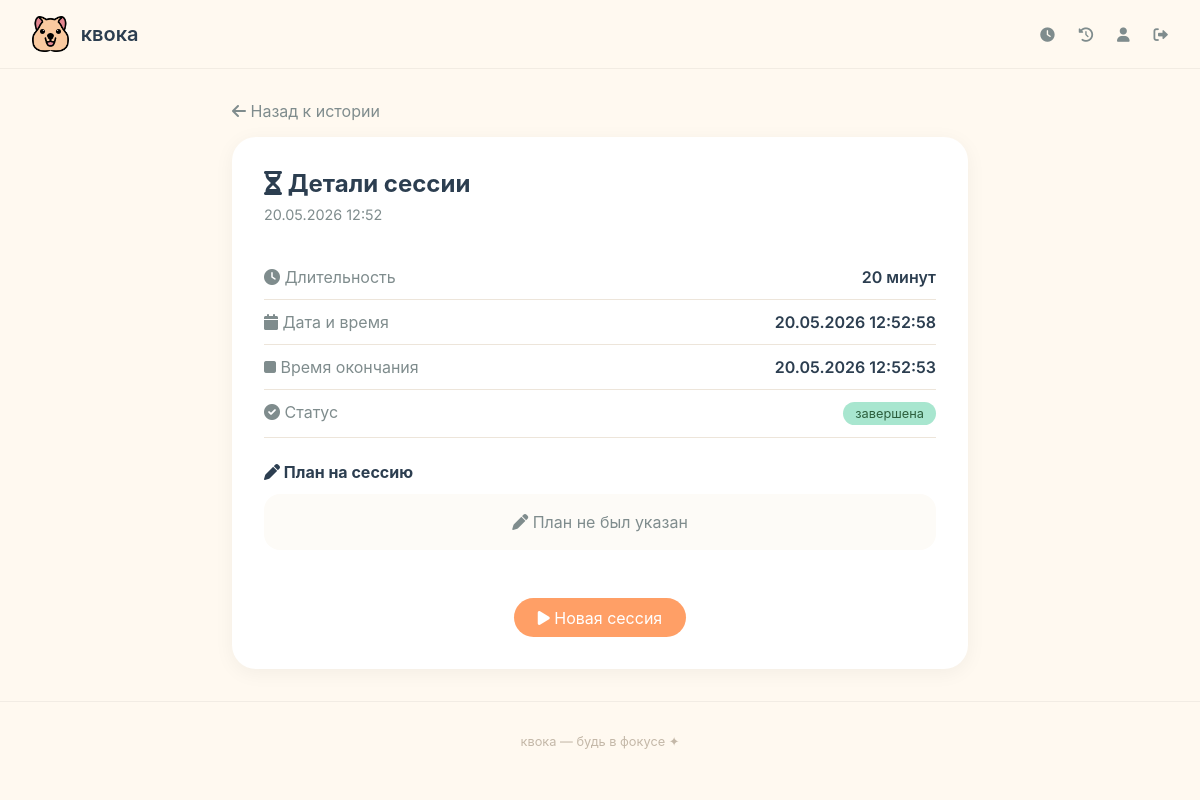
Page /session/6/ (signed in) on the committed database.
### core/models.py (models this page shows, shortened)
class FocusSession(models.Model):
    user = models.ForeignKey(User, on_delete=models.CASCADE, related_name='sessions')
    start_time = models.DateTimeField(auto_now_add=True)
    end_time = models.DateTimeField(null=True, blank=True)
    minutes = models.IntegerField(default=0)
    completed = models.BooleanField(default=False)
    plan_text = models.TextField(blank=True, verbose_name='План на сессию')
    plan_done = models.BooleanField(default=False, verbose_name='План выполнен')

### core/views.py (the view)
# urls.py: path('session/<int:session_id>/', views.session_detail, name='session_detail'),
@login_required
def session_detail(request, session_id):
    session = get_object_or_404(FocusSession, id=session_id, user=request.user)
    return render(request, 'core/session_detail.html', {'session': session})

### templates/core/session_detail.html (shortened to what this page needs)
{% extends 'base.html' %}
{% load static %}
{% block content %}
<div class="detail-container">
    <a href="{% url 'session_history' %}" class="back-link">
        <i class="fas fa-arrow-left"></i> Назад к истории
    </a>
    <div class="detail-card">
        <h1 class="detail-title">
            <i class="fas fa-hourglass-half"></i> Детали сессии
        </h1>
        <p class="detail-date">
            {{ session.start_time|date:"d.m.Y H:i" }}
        </p>
        <div class="info-section">
            <div class="info-row">
                <span class="info-label"><i class="fas fa-clock"></i> Длительность</span>
                <span class="info-value">{{ session.minutes }} минут</span>
            </div>
            <div class="info-row">
                <span class="info-label"><i class="fas fa-calendar"></i> Дата и время</span>
                <span class="info-value">{{ session.start_time|date:"d.m.Y H:i:s" }}</span>
            </div>
            {% if session.end_time %}
            <div class="info-row">
                <span class="info-label"><i class="fas fa-stop"></i> Время окончания</span>
                <span class="info-value">{{ session.end_time|date:"d.m.Y H:i:s" }}</span>
            </div>
            {% endif %}
            <div class="info-row">
                <span class="info-label"><i class="fas fa-check-circle"></i> Статус</span>
                <span class="badge-completed">завершена</span>
            </div>
        </div>
        <div class="plan-section">
            <h3 class="plan-title">
                <i class="fas fa-pen"></i> План на сессию
            </h3>
            {% if session.plan_text %}
                <div class="plan-content">
                    {{ session.plan_text|linebreaks }}
                </div>
                <div class="plan-status">
                    <span class="info-label"><i class="fas fa-check"></i> Выполнение плана</span>
                    {% if session.plan_done %}
                        <span class="badge-plan-done">Выполнено</span>
                    {% else %}
                        <span class="badge-plan-not">Не выполнено</span>
                    {% endif %}
                </div>
            {% else %}
                <div class="plan-content" style="text-align: center; color: #7F8C8D;">
                    <i class="fas fa-pen"></i> План не был указан
                </div>
            {% endif %}
        </div>
        <div class="text-center">
            <a href="{% url 'dashboard' %}" class="new-session-btn">
                <i class="fas fa-play"></i> Новая сессия
            </a>
        </div>
    </div>
</div>
{% endblock %}

### static/css/style.css (style rules this page uses)
* { margin: 0; padding: 0; box-sizing: border-box; }
body { font-family: 'Inter', -apple-system, BlinkMacSystemFont, sans-serif; background: #FFF9F0; color: #2C3E50; min-height: 100vh; }

### templates/core/session_detail.html (style rules this page uses)
.detail-container { max-width: 800px; margin: 0 auto; padding: 2rem; }
.detail-card { background: #FFFFFF; border-radius: 1.5rem; padding: 2rem; box-shadow: 0 4px 20px rgba(0, 0, 0, 0.05); }
.back-link { display: inline-block; margin-bottom: 1rem; color: #7F8C8D; text-decoration: none; transition: color 0.2s; }
.detail-title { font-size: 1.5rem; margin-bottom: 0.5rem; color: #2C3E50; }
.detail-date { color: #7F8C8D; margin-bottom: 2rem; font-size: 0.9rem; }
.info-row { display: flex; justify-content: space-between; padding: 0.75rem 0; border-bottom: 1px solid #EDE5DA; }
.info-label { color: #7F8C8D; }
.info-value { font-weight: 600; color: #2C3E50; }
.plan-section { margin-top: 1.5rem; }
.plan-title { font-size: 1rem; margin-bottom: 0.75rem; color: #2C3E50; }
.plan-content { background: #FDFBF7; border-radius: 1rem; padding: 1rem; margin-bottom: 1rem; color: #4A5568; line-height: 1.5; }
.badge-completed { background: #A8E6CF; color: #2C5F3D; padding: 0.25rem 0.75rem; border-radius: 1rem; font-size: 0.8rem; display: inline-block; }
.new-session-btn { display: inline-block; background: #FF9F66; color: white; padding: 0.6rem 1.5rem; border-radius: 2rem; text-decoration: none; margin-top: 2rem; transition: background 0.2s; }
.text-center { text-align: center; }

### rows in the picture
FocusSession: start_time "20.05.2026 12:52", minutes "20", start_time "20.05.2026 12:52:58", end_time "20.05.2026 12:52:53"
